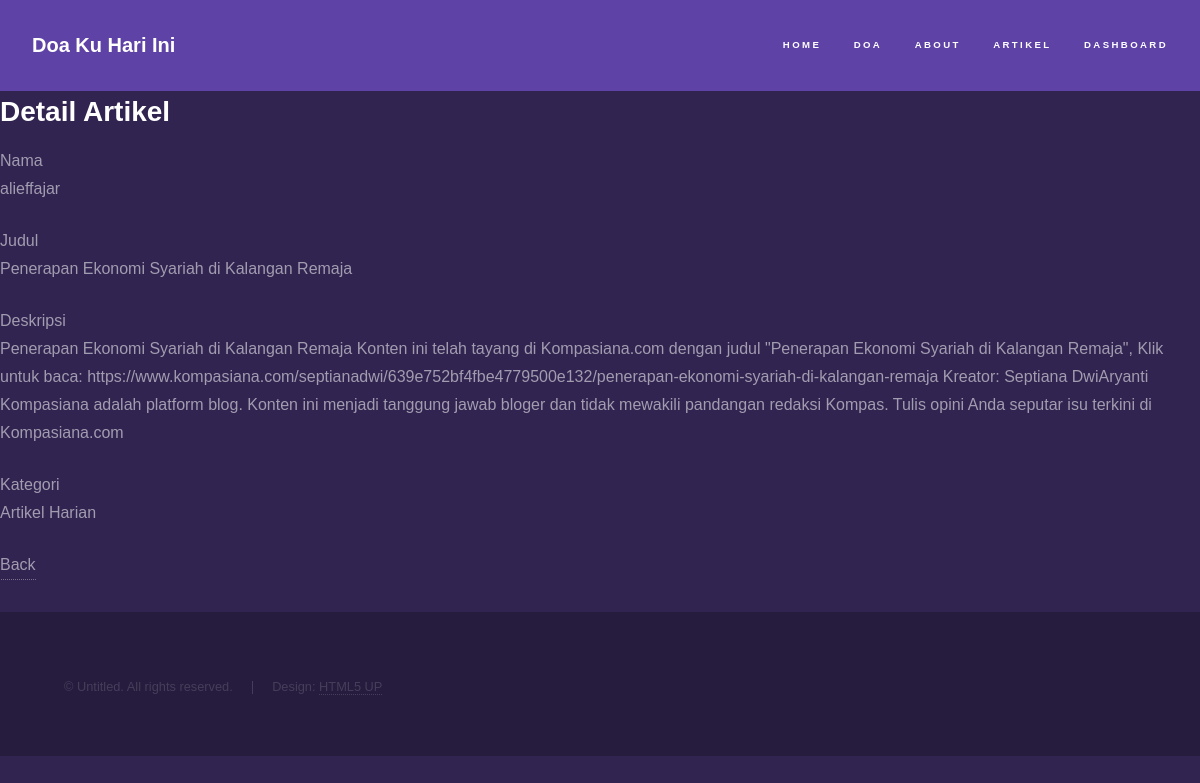
/artikel/detail/3 (signed in), run on the app's committed database.
### artikel/models.py (models this page shows, shortened)
class Daftar(models.Model):
    nama = models.ForeignKey(User, on_delete=models.CASCADE, blank=True, null=True)
    judul = models.CharField(max_length = 100)
    deskripsi = models.TextField()
    kategori = models.ForeignKey(Kategori, on_delete=models.CASCADE, blank=True, null=True)

class Kategori(models.Model):
    nama = models.CharField(max_length = 40)
    def __str__(self):
        return self.nama

### artikel/views.py (the view)
# urls.py: path('detail/<int:id>', detail_artikel, name='detail_artikel'),
@login_required
def detail_artikel(request, id):
    template_name = "detail_artikel.html"
    artikel = Daftar.objects.get(id=id)
    context = {
        'title' : 'Detail Artikel',
        'artikel' : artikel,
    }
    return render(request, template_name, context)

### templates/detail_artikel.html (shortened to what this page needs)
{% load static %}
<!DOCTYPE HTML>
<html>
	<head>
		<link rel="stylesheet" href="{% static 'assets/css/main.css' %}" />
	</head>
	<body class="is-preload">
			<header id="header">
				<a href="" class="title">Doa Ku Hari Ini</a>
				<nav>
					<ul>
						<li><a class="active" href="{% url 'index' %}" >Home</a></li>
						<li><a href="{% url 'doa' %}" class="active">Doa</a></li>
						<li><a href="{% url 'about' %}" class="active">About</a></li>
						<li><a href="{% url 'list_artikel' %}" class="active">Artikel</a></li>
						<li><a href="{% url 'users' %}" class="active">Dashboard</a></li>
					</ul>
				</nav>
			</header>
								<section>
									<h2>Detail Artikel</h2>
									<form method="POST">
										<div class="row gtr-uniform">
											<div class="col-6 col-12 control-label">Nama
												<p>{{artikel.nama}}</p>
											</div>
											<div class="col-6 col-12 control-label">Judul
												<p>{{artikel.judul}}</p>
											</div>
											<div class="col-12 control-label">Deskripsi
												<p>{{artikel.deskripsi}}</p>
											</div>
											<div class="col-12 control-label">Kategori
												<p>{{artikel.kategori}}</p>
											</div>
											<a class="btn btn-info" href="{% url 'list_artikel' %}">Back</a>
										</div>
									</form>
								</section>
			<footer id="footer" class="wrapper alt">
				<div class="inner">
					<ul class="menu">
						<li>&copy; Untitled. All rights reserved.</li><li>Design: <a href="http://html5up.net">HTML5 UP</a></li>
					</ul>
				</div>
			</footer>

### data on the page
Daftar: nama "alieffajar", judul "Penerapan Ekonomi Syariah di Kalangan Remaja", deskripsi "Penerapan Ekonomi Syariah di Kalangan Remaja Konten ini telah tayang di Kompasiana.com dengan judul \"Penerapan Ekonomi Syariah di Kalangan Remaja\", Klik untuk baca: https://www.kompasiana.com/septianadwi/639e752bf4fbe4779500e132/penerapan-ekonomi-syariah-di-kalangan-remaja Kreator: Septiana DwiAryanti Kompasiana adalah platform blog. Konten ini menjadi tanggung jawab bloger dan tidak mewakili pandangan redaksi Kompas. Tulis opini Anda seputar isu terkini di Kompasiana.com", kategori "Artikel Harian"
